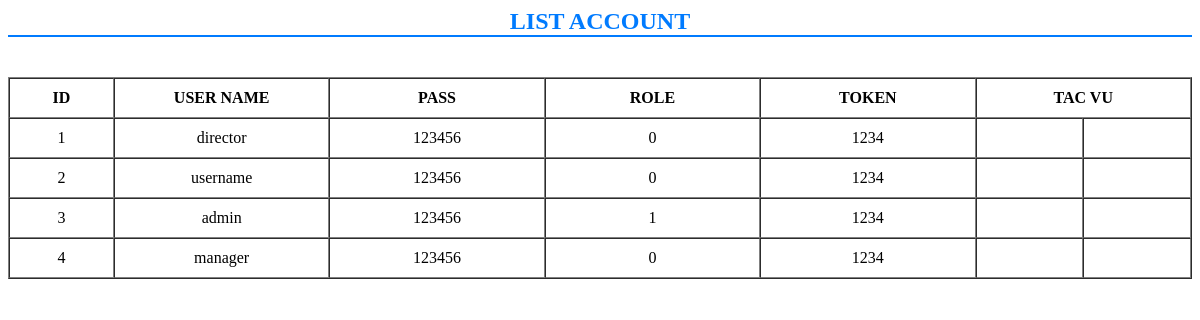
Page /Home/account.php on the committed database.
### tables this page shows
CREATE TABLE `account` (
  `id` int(11) NOT NULL,
  `username` varchar(255) DEFAULT NULL,
  `pass` varchar(255) DEFAULT NULL,
  `role` int(10) DEFAULT NULL,
  `token` int(4) DEFAULT NULL
);

### Home/account.php (the view, shortened to what this page needs)
<link rel="stylesheet" type="text/css" href="../css/account.css">
<div class="holder list-account">
    <h2>LIST ACCOUNT</h2>
    <table class="table-account" border="1" cellspacing="0px" cellpadding="0px">
        <tr>
            <th class="first">ID</th>
            <th>USER NAME</th>
            <th>PASS</th>
            <th>ROLE</th>
            <th>TOKEN</th>
            <th  class="action" colspan="2">TAC VU</th>
        </tr>
        <?php
        include_once("connect.php");
        $sql = "SELECT id,username,pass,role,token FROM account";
        $result = mysqli_query($conn,$sql);
        while($row = mysqli_fetch_array($result)){
                echo "<tr >";
                    echo "<td >".$row["id"]."</td>";
                    echo "<td>".$row["username"]."</td>";
                    echo "<td>".$row["pass"]."</td>";
                    echo "<td>".$row["role"]."</td>";
                    echo "<td>".$row["token"]."</td>";
                    echo ' <td><a href="../Home/editaccount.php?id='.$row["id"].'" class=" item btn btn-primary"><i class="fas fa-edit"></i></a></td> ';
                    echo ' <td><a href="../Home/deleteaccount.php?id='.$row["id"].'" class=" item btn btn-primary"><i class="fas fa-trash-alt"></i></a></td> ';
                echo "</tr>";
            }
        ?>
        </table>
</div>

### css/account.css (style rules this page uses)
.list-account h2 { text-align: center; color: #007bff; border-bottom: 2px solid #007bff; }
.list-account .table-account { width: 100%; }
.list-account .table-account tr { height: 40px; text-align: center; }
.list-account .table-account tr .first { width: 46px; }
.list-account .table-account tr th { width: 115px; }
.list-account .table-account tr td { width: 55px; }

### rows in the picture
account: id "1", username "director", pass "123456", role "0", token "1234"
account: id "2", username "username", pass "123456", role "0", token "1234"
account: id "3", username "admin", pass "123456", role "1", token "1234"
account: id "4", username "manager", pass "123456", role "0", token "1234"
